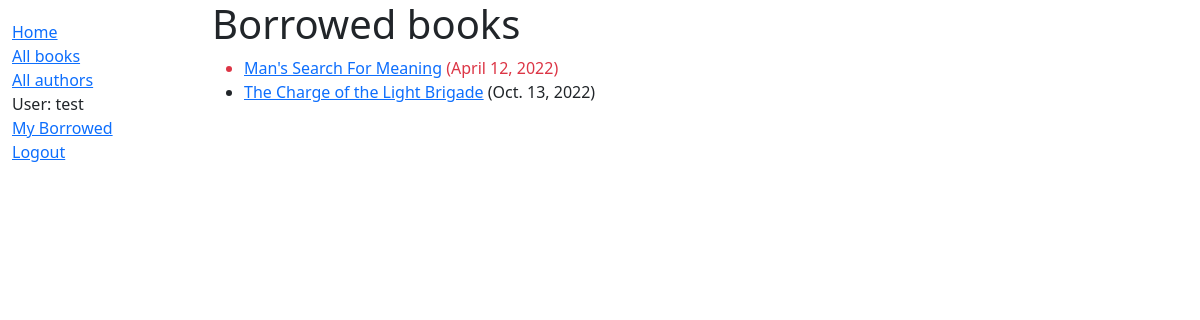
/catalog/mybooks/ (signed in), run on the app's committed database.
### catalog/models.py (models this page shows, shortened)
class BookInstance(models.Model):
    id = models.UUIDField(primary_key=True, default=uuid.uuid4, help_text="Unique ID for this particular book across the whole library")
    book = models.ForeignKey("Book", on_delete=models.RESTRICT, null=True)
    imprint = models.CharField(max_length=200)
    due_back = models.DateField(null=True, blank=True)
    borrower = models.ForeignKey(User, on_delete=models.SET_NULL, null=True, blank=True)
    LOAN_STATUS = (
        ("m", "Maintenance"),
        ("o", "On loan"),
        ("a", "Available"),
        ("r", "Reserved")
    )
    status = models.CharField(
        max_length=1,
        choices=LOAN_STATUS,
        blank=True,
        default="m",
        help_text="Book availability",
    )
    class Meta:
        ordering = ["status", "due_back"]
        permissions = (("can_mark_returned", "Set book as returned"),)
    @property
    def is_overdue(self):
        return bool(self.due_back and date.today() > self.due_back)

class Book(models.Model):
    title = models.CharField(max_length=200)
    author = models.ForeignKey('Author', on_delete=models.SET_NULL, null=True)
    summary = models.TextField(max_length=1000, help_text="Enter a brief description of the book.")
    isbn = models.CharField('ISBN', max_length=13, unique=True, help_text="A 13 character <a href='https://www.isbn-international.org/content/what-isbn'>ISBN number</a>")
    genre = models.ManyToManyField(Genre, help_text="Select a genre for this book.")
    language = models.ForeignKey("Language", on_delete=models.SET_NULL, null=True)

### catalog/views.py (the view)
# urls.py: path("mybooks/", views.LoanedBooksByUserListView.as_view(), name="my-borrowed"),
class LoanedBooksByUserListView(LoginRequiredMixin, generic.ListView):
    model = BookInstance
    template_name = 'catalog/bookinstance_list_borrowed_user.html'
    paginate_by = 10
    def get_queryset(self):
        return BookInstance.objects.filter(borrower=self.request.user).filter(status__exact="o").order_by("due_back")

### catalog/templates/catalog/bookinstance_list_borrowed_user.html
{% extends "base_generic.html" %}
{% block content %}
    <h1>Borrowed books</h1>
    {% if bookinstance_list %}
    <ul>
        {% for bookinst in bookinstance_list %}
        <li class="{% if bookinst.is_overdue %}text-danger{% endif %}"><a href="{% url 'book-detail' bookinst.book.pk %}">{{ bookinst.book.title }}</a> ({{ bookinst.due_back }})</li>
        {% endfor %}
    </ul>
    {% else %}
        <p>There are no books borrowed.</p>
    {% endif %}
{% endblock %}

### catalog/templates/base_generic.html (shortened to what this page needs)
<!DOCTYPE html>
<html lang="en">
<head>
    <link href="https://cdn.jsdelivr.net/npm/bootstrap@5.1.3/dist/css/bootstrap.min.css" rel="stylesheet">
    {% load static %}
    <link rel="stylesheet" href="{% static 'css/styles.css' %}">
</head>
<body>
    <div class="container-fluid">
        <div class="row">
            <div class="col-sm-2">
                {% block sidebar %}
                <ul class="sidebar-nav">
                    <li><a href="{% url 'index' %}">Home</a></li>
                    <li><a href="{% url 'books' %}">All books</a></li>
                    <li><a href="{% url 'authors' %}">All authors</a></li>
                    {% if user.is_authenticated %}
                        <li>User: {{ user.get_username }}</li>
                        <li><a href="{% url 'my-borrowed' %}">My Borrowed</a></li>
                        <li><a href="{% url 'logout' %}?next={{ request.path }}">Logout</a></li>
                        {% else %}
                        <li><a href="{% url 'login' %}?next={{ request.path }}">Login</a></li>
                    {% endif %}
                </ul>
                {% endblock %}
            </div>
            <div class="col-sm-10">
                {% block content %}
                {% endblock %}
            </div>
        </div>
    </div>
</body>
</html>

### catalog/static/styles.css (style rules this page uses)
.sidebar-nav { margin-top: 20px; padding: 0; list-style: none; }

### data on the page
BookInstance: book "Man's Search For Meaning", due_back "April 12, 2022"
BookInstance: book "The Charge of the Light Brigade", due_back "Oct. 13, 2022"

### other printed values
{{ user.get_username }} "test"
